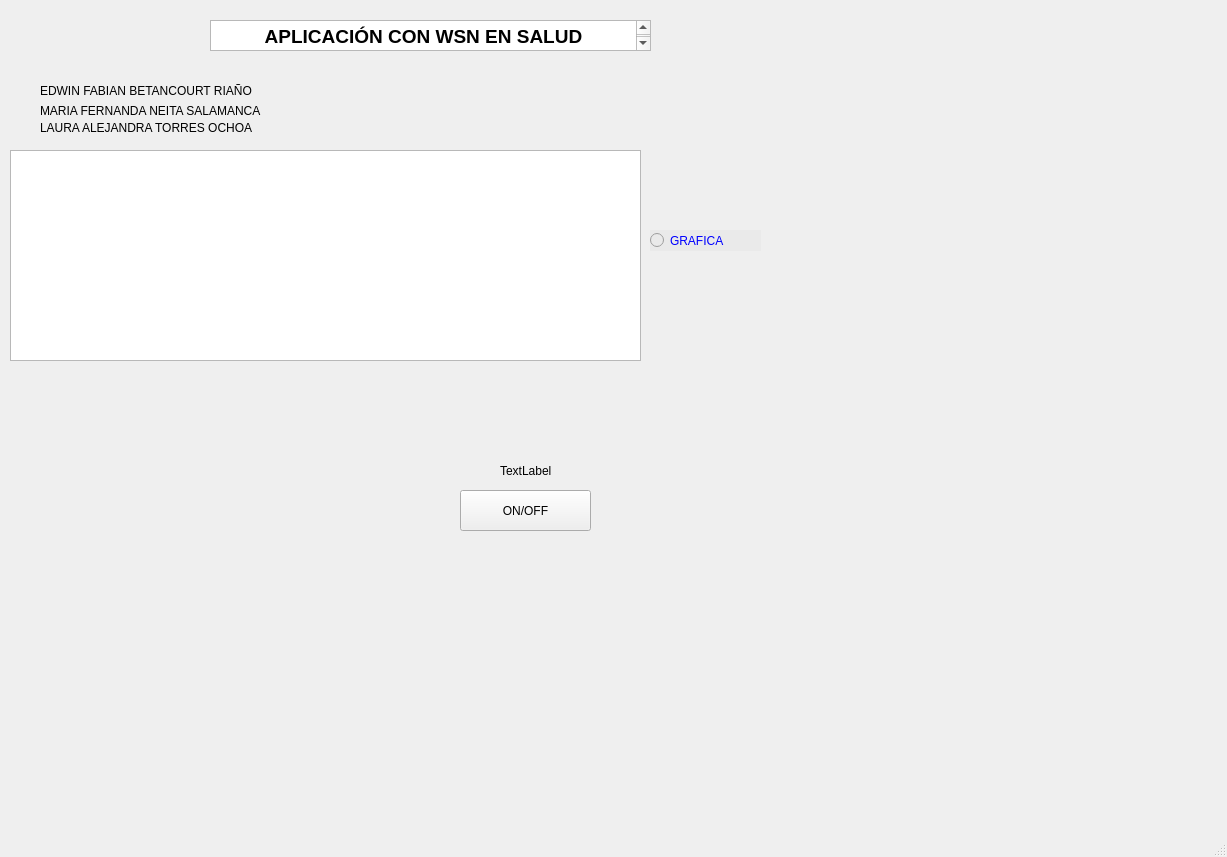
<?xml version="1.0" encoding="UTF-8"?>
<ui version="4.0">
 <class>MainWindow</class>
 <widget class="QMainWindow" name="MainWindow">
  <property name="geometry">
   <rect>
    <x>0</x>
    <y>0</y>
    <width>1227</width>
    <height>857</height>
   </rect>
  </property>
  <property name="windowTitle">
   <string>MainWindow</string>
  </property>
  <widget class="QWidget" name="centralwidget">
   <widget class="QTableWidget" name="table">
    <property name="geometry">
     <rect>
      <x>10</x>
      <y>150</y>
      <width>631</width>
      <height>211</height>
     </rect>
    </property>
   </widget>
   <widget class="QRadioButton" name="grafic">
    <property name="geometry">
     <rect>
      <x>650</x>
      <y>230</y>
      <width>111</width>
      <height>21</height>
     </rect>
    </property>
    <property name="styleSheet">
     <string notr="true">color: rgb(0, 0, 255);
background-color: rgb(177, 177, 177);
background-color: rgb(213, 213, 213);
background-color: rgb(234, 234, 234);
font: 75 11pt &quot;Consolas&quot;;</string>
    </property>
    <property name="text">
     <string>GRAFICA</string>
    </property>
   </widget>
   <widget class="QTextEdit" name="textEdit">
    <property name="geometry">
     <rect>
      <x>210</x>
      <y>20</y>
      <width>441</width>
      <height>31</height>
     </rect>
    </property>
    <property name="html">
     <string>&lt;!DOCTYPE HTML PUBLIC &quot;-//W3C//DTD HTML 4.0//EN&quot; &quot;http://www.w3.org/TR/REC-html40/strict.dtd&quot;&gt;
&lt;html&gt;&lt;head&gt;&lt;meta name=&quot;qrichtext&quot; content=&quot;1&quot; /&gt;&lt;style type=&quot;text/css&quot;&gt;
p, li { white-space: pre-wrap; }
&lt;/style&gt;&lt;/head&gt;&lt;body style=&quot; font-family:'MS Shell Dlg 2'; font-size:7.8pt; font-weight:400; font-style:normal;&quot;&gt;
&lt;p align=&quot;center&quot; style=&quot; margin-top:0px; margin-bottom:0px; margin-left:0px; margin-right:0px; -qt-block-indent:0; text-indent:0px;&quot;&gt;&lt;span style=&quot; font-size:14pt; font-weight:600;&quot;&gt;APLICACIÓN CON WSN EN SALUD&lt;/span&gt;&lt;/p&gt;
&lt;p align=&quot;center&quot; style=&quot;-qt-paragraph-type:empty; margin-top:0px; margin-bottom:0px; margin-left:0px; margin-right:0px; -qt-block-indent:0; text-indent:0px; font-size:14pt; font-weight:600;&quot;&gt;&lt;br /&gt;&lt;/p&gt;
&lt;p align=&quot;center&quot; style=&quot;-qt-paragraph-type:empty; margin-top:0px; margin-bottom:0px; margin-left:0px; margin-right:0px; -qt-block-indent:0; text-indent:0px;&quot;&gt;&lt;br /&gt;&lt;/p&gt;
&lt;p align=&quot;center&quot; style=&quot;-qt-paragraph-type:empty; margin-top:0px; margin-bottom:0px; margin-left:0px; margin-right:0px; -qt-block-indent:0; text-indent:0px;&quot;&gt;&lt;br /&gt;&lt;/p&gt;&lt;/body&gt;&lt;/html&gt;</string>
    </property>
   </widget>
   <widget class="QLabel" name="label">
    <property name="geometry">
     <rect>
      <x>40</x>
      <y>80</y>
      <width>261</width>
      <height>21</height>
     </rect>
    </property>
    <property name="text">
     <string>EDWIN FABIAN BETANCOURT RIAÑO</string>
    </property>
   </widget>
   <widget class="QLabel" name="label_2">
    <property name="geometry">
     <rect>
      <x>40</x>
      <y>100</y>
      <width>221</width>
      <height>21</height>
     </rect>
    </property>
    <property name="text">
     <string>MARIA FERNANDA NEITA SALAMANCA</string>
    </property>
   </widget>
   <widget class="QLabel" name="label_3">
    <property name="geometry">
     <rect>
      <x>40</x>
      <y>120</y>
      <width>221</width>
      <height>16</height>
     </rect>
    </property>
    <property name="text">
     <string>LAURA ALEJANDRA TORRES OCHOA</string>
    </property>
   </widget>
   <widget class="QLabel" name="label_4">
    <property name="geometry">
     <rect>
      <x>350</x>
      <y>40</y>
      <width>451</width>
      <height>401</height>
     </rect>
    </property>
    <property name="text">
     <string/>
    </property>
    <property name="pixmap">
     <pixmap resource="imagen.qrc">:/img/images/abuelo.jpg</pixmap>
    </property>
    <property name="scaledContents">
     <bool>true</bool>
    </property>
   </widget>
   <widget class="QPushButton" name="led">
    <property name="geometry">
     <rect>
      <x>460</x>
      <y>490</y>
      <width>131</width>
      <height>41</height>
     </rect>
    </property>
    <property name="text">
     <string>ON/OFF</string>
    </property>
   </widget>
   <widget class="QLabel" name="label_5">
    <property name="geometry">
     <rect>
      <x>500</x>
      <y>460</y>
      <width>81</width>
      <height>21</height>
     </rect>
    </property>
    <property name="text">
     <string>TextLabel</string>
    </property>
   </widget>
   <zorder>label_4</zorder>
   <zorder>table</zorder>
   <zorder>grafic</zorder>
   <zorder>textEdit</zorder>
   <zorder>label</zorder>
   <zorder>label_2</zorder>
   <zorder>label_3</zorder>
   <zorder>led</zorder>
   <zorder>label_5</zorder>
  </widget>
  <widget class="QMenuBar" name="menubar">
   <property name="geometry">
    <rect>
     <x>0</x>
     <y>0</y>
     <width>1227</width>
     <height>26</height>
    </rect>
   </property>
  </widget>
  <widget class="QStatusBar" name="statusbar"/>
 </widget>
 <resources>
  <include location="imagen.qrc"/>
 </resources>
 <connections/>
</ui>
